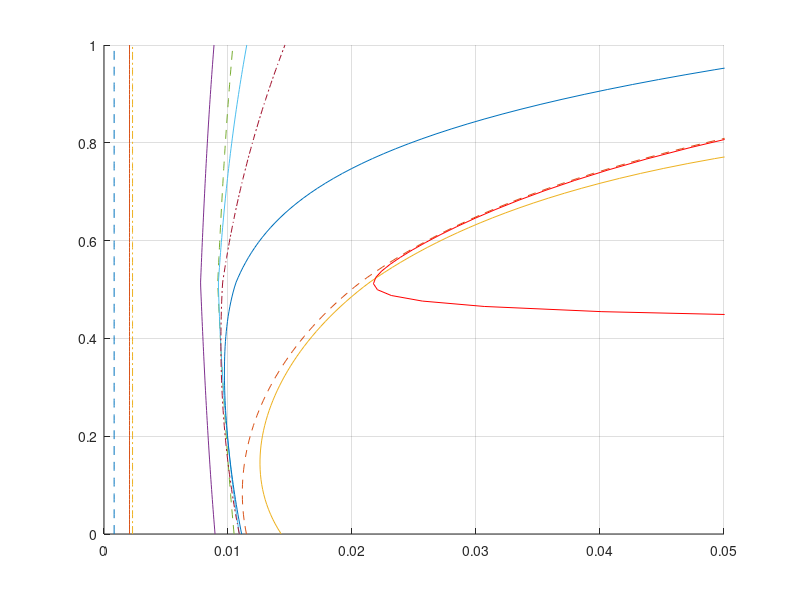

The MATLAB source for this figure: (Note: this script raises an error after producing the figure.)
clc
clear all
close all

% Berechnung_FE2_PS4_Widerstand;


load Ergebnisse_stat_Flaechenbelastung_Fluegelflaeche.mat
load Ergebnisse_Start_Landeanforderungen.mat;
load Ergebnisse_Widerstand_FE2.mat; 



%% Plot design

figure(1)

hold on
grid on

xlim([0, 0.05])
ylim([0, 1])

sz = size(Ergebnisse_Widerstand_FE2.x_vector);
numPlots = sz(1,1); %6;     % muss veraendert werden um off Design noch zu plotten


% Farbverlauf definieren
colorStart = [0, 0, 1];   % Startfarbe (RGB)
colorEnd = [0, 0, 0];     % Endfarbe (RGB)

% Farbwerte für jeden Plot berechnen
%colors = zeros(numPlots/2, 3);
for n_color = 1:(numPlots)
    colors(n_color, :) = colorStart + (n_color-1) * (colorEnd - colorStart) / ((numPlots)-1);
end

colors = vertcat(colors, colors);


% Linienarten definieren
lineStyles = {'--', '-', '-.', '-', '--', '-', '-.', '-', '--', '-', '-.', '-' }; % Gestrichelt, Gepunktet


% Plots erstellen
for n_plot = 1:numPlots
   autoplot(n_plot,1) = plot((Ergebnisse_Widerstand_FE2.x_vector_sum(n_plot,:)), Ergebnisse_Widerstand_FE2.c_A_F, 'LineStyle', lineStyles{1,n_plot}); % , 'Color', colors(n_plot, :), 'LineStyle', lineStyles{1,n_plot});
end
autoplot(numPlots+1, 1) = plot(Ergebnisse_Widerstand_FE2.x_vector_sum_off_D(numPlots,:), Ergebnisse_Widerstand_FE2.c_A_F_off_D,'red'); % Plot Off_Design


% Schnittpunkt Design / Off_design
schnittpunkt_des_off_D=InterX([Ergebnisse_Widerstand_FE2.x_vector_sum_off_D(numPlots,:); Ergebnisse_Widerstand_FE2.c_A_F_off_D], [(Ergebnisse_Widerstand_FE2.x_vector_sum(numPlots,:)); Ergebnisse_Widerstand_FE2.c_A_F]);
autoplot(numPlots+2, 1) = plot(schnittpunkt_des_off_D(1,1), schnittpunkt_des_off_D(2,1), '*b');


% Schnittpunkt Offdesign c_A_CR
schnittpunkt_off_D_c_A_CR = InterX([Ergebnisse_Widerstand_FE2.x_vector_sum_off_D(numPlots,:); Ergebnisse_Widerstand_FE2.c_A_F_off_D], [[0, 1]; [Ergebnisse_stat_Flaechenbelastung.C_A_CR, Ergebnisse_stat_Flaechenbelastung.C_A_CR]]);
autoplot(numPlots+3, 1) = plot(schnittpunkt_off_D_c_A_CR(1,1), schnittpunkt_off_D_c_A_CR(2,1), 'og');






% schoen machen des Plots 

legend(autoplot([1:n_plot+3]),{'SLW', '+ HLW', '+ Interferenz', '+ Rumpf', '+ Triebwerk', '+ Trimmung', '+ Abwind', '+ Profil', '+ ind. Widerstand', '+ Wellenwiderstand', '+Off-Design', 'Schnittpunkt von Design / Off-Design', 'C_{A,CR}'},...
    'Location','southeast','FontSize',10)%15);

title('Kumulative Widerstandspolare','FontSize',25)
xlabel('c_W','FontSize',20);
ylabel('c_A','FontSize',20);

hold off;

% 
% figure(2)
% 
% hold on
% 
% Widerstandsanteile_CR_vec = Ergebnisse_Widerstand_FE2.x_vector(:,104);
% Gesamt_W=sum(Widerstandsanteile_CR_vec);
% 
% proz_Widerstandsanteile = Widerstandsanteile_CR_vec ./ Gesamt_W;
% labels = ["SLW", "HLW", "Interferenz", "Rumpf", "Triebwerk", "Trimmung", "Abwind", "Profil", "ind. Widerstand", "Wellenwiderstand"];
% pie(proz_Widerstandsanteile);     %, labels);
% 
% legend('+ SLW', '+ HLW', '+ Interferenz', '+ Rumpf', '+ Triebwerk', '+ Trimmung', '+ Abwind', '+ Profil', '+ ind. Widerstand', '+ Wellenwiderstand')
% 
% 
% hold off


% % atomatisches Plotten
% figure(2)
% 
% hold on
% grid on
% xlim([0, 0.05])
% ylim([0, 1])
% 
% % Anzahl der Plots festlegen
% numPlots = 10 %6;     % muss veraendert werden um off Design noch zu plotten
% 
% % Vector mit zu plottenden Werten
% 
% 
% %x_vector = [c_W_SLW; c_W_HLW; c_w_int_fs; c_w_R; c_w_TW; c_w_trim; delta_c_w_H; c_w_p; c_w_ind; delta_c_WM; off_D];
% 
% % Farbverlauf definieren
% colorStart = [0, 1, 0];   % Startfarbe (RGB)
% colorEnd = [0, 0, 0];     % Endfarbe (RGB)
% 
% % Farbwerte für jeden Plot berechnen
% %colors = zeros(numPlots, 3);
% for n_color = 1:(numPlots)
%     colors(n_color, :) = colorStart + (n_color-1) * (colorEnd - colorStart) / ((numPlots/2)-1);
% end
% 
% colors = vertcat(colors, colors);
% 
% 
% 
% % Linienarten definieren
% lineStyles = {'--', ':', '-.', '-', '--', ':', '-.', '-', '--', ':', '-.', '-' }; % Gestrichelt, Gepunktet
% 
% % % Vector mit zu plottenden Werten
% % 
% % x_vector = [c_W_SLW; c_W_HLW; c_w_int_fs; c_w_R; c_w_TW; c_w_trim; delta_c_w_H; c_w_p; c_w_ind; delta_c_WM];
% % 
% % for n_vec = 1:numPlots
% %     if n_vec == 1
% %         x_vector_sum(n_vec,:) = x_vector(n_vec,:);
% %     else
% %         x_vector_sum(n_vec,:) = x_vector_sum(n_vec-1,:) + x_vector(n_vec,:);
% %     end
% % end
% % 
% % % Offdesign Vector
% % off_D_vector = [c_W_SLW_off_D; c_W_HLW_off_D; c_w_int_fs_off_D; c_w_R_off_D; c_w_TW_off_D; c_w_trim_off_D; delta_c_w_H_off_D; c_w_p_off_D; c_w_ind_off_D; delta_c_WM_off_D];
% % 
% % for n_vec_off_D = 1:numPlots
% %     if n_vec_off_D == 1
% %         x_vector_sum_off_D(n_vec_off_D,:) = off_D_vector(n_vec_off_D,:);
% %     else
% %         x_vector_sum_off_D(n_vec_off_D,:) = x_vector_sum_off_D(n_vec_off_D - 1,:) + off_D_vector(n_vec_off_D,:);
% %     end
% % end
% 
% 
% % Plots erstellen
% 
% atoplots = cell(numPlots+1, 1);
% 
% % Plots erstellen
% for n_plot = 1:numPlots
%    autoplot(n_plot,1) = plot((Ergebnisse_Widerstand_FE2.x_vector_sum(n_plot,:)), Ergebnisse_Widerstand_FE2.c_A_F, 'LineStyle', lineStyles{1,n_plot}, 'Color', colors(n_plot, :), 'LineStyle', lineStyles{1,n_plot});
% end
% autoplot(numPlots+1, 1) = plot(Ergebnisse_Widerstand_FE2.x_vector_sum_off_D(numPlots,:), Ergebnisse_Widerstand_FE2.c_A_F_off_D,'red'); % Plot Off_Design
% 
% 
% % Schnittpunkt Design / Off_design
% schnittpunkt_des_off_D=InterX([Ergebnisse_Widerstand_FE2.x_vector_sum_off_D(numPlots,:); Ergebnisse_Widerstand_FE2.c_A_F_off_D], [(Ergebnisse_Widerstand_FE2.x_vector_sum(numPlots,:)); Ergebnisse_Widerstand_FE2.c_A_F]);
% autoplot(numPlots+2, 1) = plot(schnittpunkt_des_off_D(1,1), schnittpunkt_des_off_D(2,1), '*b');
% 
% 
% % Schnittpunkt Offdesign c_A_CR
% schnittpunkt_off_D_c_A_CR = InterX([Ergebnisse_Widerstand_FE2.x_vector_sum_off_D(numPlots,:); Ergebnisse_Widerstand_FE2.c_A_F_off_D], [[0, 1]; [Ergebnisse_stat_Flaechenbelastung.C_A_CR, Ergebnisse_stat_Flaechenbelastung.C_A_CR]]);
% autoplot(numPlots+3, 1) = plot(schnittpunkt_off_D_c_A_CR(1,1), schnittpunkt_off_D_c_A_CR(2,1), 'og');
% 
% 
% % schoen machen des Plots 
% 
% legend(autoplot([1:11]),{'+ SLW', '+ HLW', '+ Interferenz', '+ Rumpf', '+ Triebwerk', '+ Trimmung', '+ Abwind', '+ Profil', '+ ind. Widerstand', '+ Wellenwiderstand', '+ Off-Design'},...
%     'Location','southeast','FontSize',18);
% title('Kumulative Widerstandspolare')
% xlabel('c_W');
% ylabel('c_A');
% 
% hold off;

